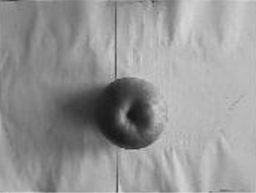
#> input picture 1/apple.bmp, 256 x 193 px, shrunk from 640 x 483 before the run
$ python sourcecode.py
#> lines starting #> are read from the running program, lines starting #| are printed output that depends on the picture
#import essential module
from PIL import Image, ImageDraw
#import math module in need of funtcion atan() and abs()
import math
#Calculate deltaH with fomula
def deltaH(im, i, j):
    zs = im.getpixel((i - 1, j - 1))
    ys = im.getpixel((i - 1, j + 1))
    z = im.getpixel((i, j - 1))
    y = im.getpixel((i, j + 1))
    zx = im.getpixel((i + 1, j - 1))
    yx = im.getpixel((i + 1, j + 1))
    result = (zs + z + zx)*(-1) + (ys + y + yx)*1
    return result
#Calculate deltaV with fomula
def deltaV(im, i, j):
    zs = im.getpixel((i - 1, j - 1))
    s = im.getpixel((i - 1, j))
    ys = im.getpixel((i - 1, j + 1))
    zx = im.getpixel((i + 1, j - 1))
    x = im.getpixel((i + 1, j))
    yx = im.getpixel((i + 1, j + 1))
    result = (zs + s + ys) * 1 + (zx + x + yx) * (-1)
    return result
#Calculate deltaG
def deltaG(im, i, j):
    return int(abs(deltaH(im, i, j)) + abs(deltaV(im, i, j)) / 2)
#Calculate direction(in radian)
def certa(im, i, j):
    return math.atan(deltaV(im, i, j) / deltaH(im, i, j)) + math.pi / 2
#main program
#list used to store the module value,since the grey value can't be changed right now
li = []
str = input("please input the name of file(local file only!): ")
#> the answer given: apple.bmp
if(str != "girl.bmp" and str != "apple.bmp"):
    print("Ooops! There isn't such file! STOP!!")
else:
    print("Please wait...")
    im = Image.open(str)
#> im is the input picture: PIL image 256x193 RGB; min 22, max 218, mean 150.6
    #convert to grey-style image
    im = im.convert("L")
#> im: PIL image 256x193 L
    draw = ImageDraw.Draw(im)
    #store deltaG value
    print("Reading the image...", end="")
    for i in range(im.size[0]):
        for j in range(im.size[1]):
            if(i > 0 and i < im.size[0] - 1 and j > 0 and j < im.size[1] - 1):
                li.append(deltaG(im, i, j))
#> this loop made 256 passes
    print("Finish")
    k = 0
    #Change the grey value of every point
    print("Processing the image...", end="")
    for i in range(im.size[0]):
        for j in range(im.size[1]):
            if(i > 0 and i < im.size[0] - 1 and j > 0 and j < im.size[1] - 1):
                draw.point((i, j), fill = li[k])
                k += 1
    print("Finish")
    #save image
    im.save("result.bmp")
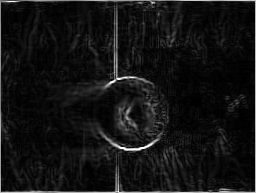
#> saved as result.bmp: PIL image 256x193 L; min 0, max 255, mean 19.4
    print("______ALL DONE______")
    im.show()
